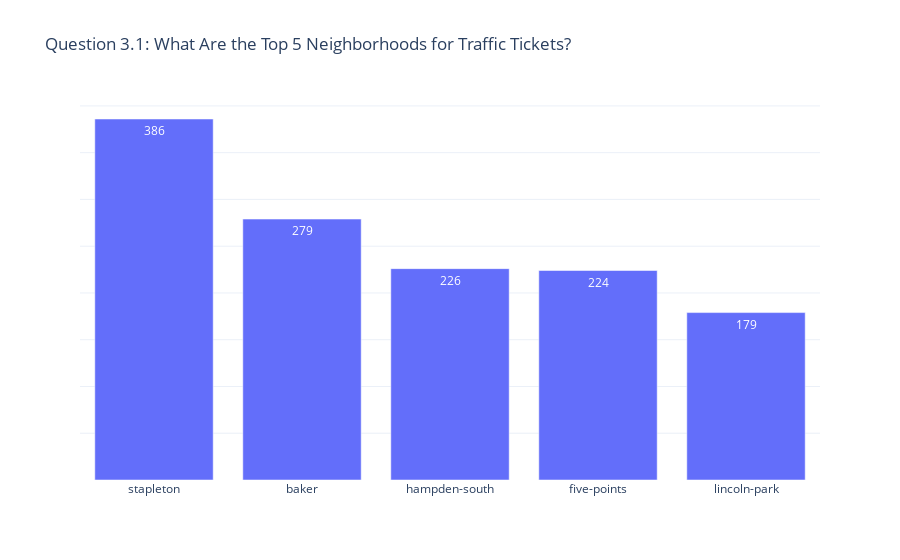

The notebook cell this image was saved under:
### Code cell
fig = px.bar(df_top5_ticket,             
             x='NEIGHBORHOOD_ID', 
             y='IS_TRAFFIC',
             text='IS_TRAFFIC',
             template='plotly_white',
             title='Question 3.1: What Are the Top 5 Neighborhoods for Traffic Tickets?')
            
fig.update_traces(textposition='auto', 
                  #texttemplate='%{text:$,.1f}'    # This displays exact number with $ and commas
                  #texttemplate='%{text:$.2s}'      # This displays two significant digits with $ 
                  #texttemplate='%{text:$.3s}'      # This displays three significant digits with $  
                 )
    
fig.update_xaxes(showgrid=False,  
                 title_text='',  # Not showing an x axis label because it's clear that this is year
                 #tickformat='f0',
                 #tick0=0, 
                 dtick=1,
                 showticklabels=True,
                 showline=False,
                 zeroline=False
                )

# y axis
fig.update_yaxes(#range=[0, 10]), 
                 title_text='',
                 #tick0=0,      #NOTE:  This is not working as I would expect!
                 #dtick=.05,
                 #range=[0, .13],
                 #tickformat='% {text:.1%}',
                 showticklabels=False,
                 showline=False,
                 zeroline=False
                 )

# Bar Labels
fig.update_traces(textposition='auto', 
                  #texttemplate='%{text:.1%}' 
                 )

fig.show()

### Figure 1 — Plotly figure (JSON) as saved in the notebook; plotly's stock layout.template omitted (floating-point values rounded to 4 significant figures)
{"data": [{"alignmentgroup": "True", "hovertemplate": "NEIGHBORHOOD_ID=%{x}<br>IS_TRAFFIC=%{text}<extra></extra>", "legendgroup": "", "marker": {"color": "#636efa"}, "name": "", "offsetgroup": "", "orientation": "v", "showlegend": false, "text": [386, 279, 226, 224, 179], "textposition": "auto", "type": "bar", "x": ["stapleton", "baker", "hampden-south", "five-points", "lincoln-park"], "xaxis": "x", "y": [386, 279, 226, 224, 179], "yaxis": "y"}], "layout": {"autosize": true, "barmode": "relative", "legend": {"tracegroupgap": 0}, "title": {"text": "Question 3.1: What Are the Top 5 Neighborhoods for Traffic Tickets?"}, "xaxis": {"anchor": "y", "autorange": true, "domain": [0, 1], "dtick": 1, "range": [-0.5, 4.5], "showgrid": false, "showline": false, "showticklabels": true, "title": {"text": ""}, "type": "category", "zeroline": false}, "yaxis": {"anchor": "x", "autorange": true, "domain": [0, 1], "range": [0, 406.3], "showline": false, "showticklabels": false, "title": {"text": ""}, "type": "linear", "zeroline": false}}}
